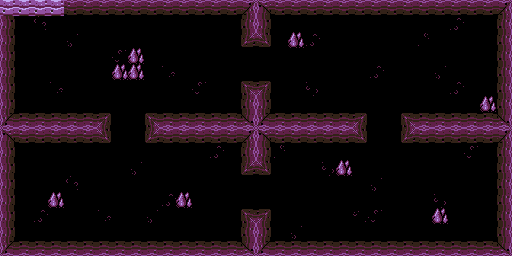

Below is a game level as drawn by its tile map, then a one-line description and the .tmx file that defines it, in full:
An orthogonal 32x16 tile map with 16x16 px tiles, 2 tile layers (floor, walls).

<map version="1.2" tiledversion="1.3.4" orientation="orthogonal" renderorder="right-down" width="32" height="16" tilewidth="16" tileheight="16" infinite="0" nextlayerid="3" nextobjectid="1">
 <editorsettings>
  <export target="dungeon.json" format="json" />
 </editorsettings>
 <tileset firstgid="1" source="tilesets/tileset_Wastelandsv2.tsx" />
 <layer id="1" name="floor" width="32" height="16">
  <data encoding="csv">
0,0,0,0,0,0,0,0,0,0,0,0,0,0,0,0,0,0,0,0,0,0,0,0,0,0,0,0,0,0,0,0,
0,0,1610612815,0,0,0,0,0,0,0,0,0,0,0,0,0,0,0,0,0,0,0,0,0,0,0,0,0,79,0,0,0,
0,0,0,0,1610612798,0,0,0,0,0,0,0,0,0,0,0,0,0,0,79,0,0,0,0,0,0,2684354622,0,0,0,0,0,
0,0,0,0,0,0,0,3221225551,0,0,0,0,0,0,0,0,0,0,0,0,0,0,0,0,0,0,0,0,0,0,0,0,
0,0,0,0,0,0,0,0,0,0,3221225534,0,0,0,0,0,0,0,0,0,0,0,0,79,0,0,0,1610612798,0,0,0,0,
0,0,0,3221225534,0,0,0,0,0,0,0,0,3221225551,0,0,0,0,0,0,2684354639,0,0,0,0,0,0,0,0,79,0,0,0,
0,0,0,0,0,0,0,0,0,0,0,0,0,0,0,0,0,0,0,0,0,0,0,0,0,0,0,0,0,0,0,0,
0,0,0,0,0,0,0,0,0,0,0,0,0,0,0,0,0,0,0,0,0,0,0,0,0,0,0,0,0,0,0,0,
0,0,0,0,0,0,0,0,0,0,0,0,0,0,0,0,0,0,0,0,0,0,0,0,0,0,0,0,0,0,0,0,
0,0,0,0,0,0,0,0,0,0,0,0,0,79,0,0,0,2684354622,0,0,0,0,0,0,0,0,0,0,0,3221225551,0,0,
0,0,0,0,0,0,0,0,1610612798,0,0,0,0,0,0,0,0,0,0,0,2684354639,0,0,0,0,0,0,0,0,0,0,0,
0,0,0,0,1610612815,0,0,0,0,0,0,0,0,0,0,0,0,0,0,0,0,0,0,1610612798,0,0,0,0,0,0,0,0,
0,0,0,0,0,0,0,0,0,0,79,0,0,0,0,0,0,0,0,0,0,0,0,0,0,0,0,2684354639,0,0,0,0,
0,0,79,0,0,0,3221225534,0,0,1610612798,0,0,0,0,0,0,0,0,0,0,0,0,62,3221225551,0,0,0,0,0,0,0,0,
0,0,0,0,0,0,0,0,0,0,0,0,0,0,0,0,0,0,1610612798,0,0,0,0,0,0,0,0,0,0,0,0,0,
0,0,0,0,0,0,0,0,0,0,0,0,0,0,0,0,0,0,0,0,0,0,0,0,0,0,0,0,0,0,0,0
</data>
 </layer>
 <layer id="2" name="walls" width="32" height="16">
  <properties>
   <property name="collision" type="bool" value="true" />
  </properties>
  <data encoding="csv">
1,1,1,1,97,97,97,97,97,97,97,97,97,97,97,1610612834,3221225570,97,97,97,97,97,97,97,97,97,97,97,97,97,97,1610612834,
1610612833,0,0,0,0,0,0,0,0,0,0,0,0,0,0,2684354657,1610612833,0,0,0,0,0,0,0,0,0,0,0,0,0,0,2684354657,
1610612833,0,0,0,0,0,0,0,0,0,0,0,0,0,0,96,1610612832,0,11,0,0,0,0,0,0,0,0,0,0,0,0,2684354657,
1610612833,0,0,0,0,0,0,0,11,0,0,0,0,0,0,0,0,0,0,0,0,0,0,0,0,0,0,0,0,0,0,2684354657,
1610612833,0,0,0,0,0,0,11,11,0,0,0,0,0,0,0,0,0,0,0,0,0,0,0,0,0,0,0,0,0,0,2684354657,
1610612833,0,0,0,0,0,0,0,0,0,0,0,0,0,0,2684354656,3221225568,0,0,0,0,0,0,0,0,0,0,0,0,0,0,2684354657,
1610612833,0,0,0,0,0,0,0,0,0,0,0,0,0,0,2684354657,1610612833,0,0,0,0,0,0,0,0,0,0,0,0,0,11,2684354657,
2684354658,3221225569,3221225569,3221225569,3221225569,3221225569,3221225568,0,0,2684354656,3221225569,3221225569,3221225569,3221225569,3221225569,98,2684354658,3221225569,3221225569,3221225569,3221225569,3221225569,3221225568,0,0,2684354656,3221225569,3221225569,3221225569,3221225569,3221225569,98,
3221225570,97,97,97,97,97,1610612832,0,0,96,97,97,97,97,97,1610612834,3221225570,97,97,97,97,97,1610612832,0,0,96,97,97,97,97,97,1610612834,
1610612833,0,0,0,0,0,0,0,0,0,0,0,0,0,0,2684354657,1610612833,0,0,0,0,0,0,0,0,0,0,0,0,0,0,2684354657,
1610612833,0,0,0,0,0,0,0,0,0,0,0,0,0,0,96,1610612832,0,0,0,0,11,0,0,0,0,0,0,0,0,0,2684354657,
1610612833,0,0,0,0,0,0,0,0,0,0,0,0,0,0,0,0,0,0,0,0,0,0,0,0,0,0,0,0,0,0,2684354657,
1610612833,0,0,11,0,0,0,0,0,0,0,11,0,0,0,0,0,0,0,0,0,0,0,0,0,0,0,0,0,0,0,2684354657,
1610612833,0,0,0,0,0,0,0,0,0,0,0,0,0,0,2684354656,3221225568,0,0,0,0,0,0,0,0,0,0,11,0,0,0,2684354657,
1610612833,0,0,0,0,0,0,0,0,0,0,0,0,0,0,2684354657,1610612833,0,0,0,0,0,0,0,0,0,0,0,0,0,0,2684354657,
2684354658,3221225569,3221225569,3221225569,3221225569,3221225569,3221225569,3221225569,3221225569,3221225569,3221225569,3221225569,3221225569,3221225569,3221225569,98,2684354658,3221225569,3221225569,3221225569,3221225569,3221225569,3221225569,3221225569,3221225569,3221225569,3221225569,3221225569,3221225569,3221225569,3221225569,98
</data>
 </layer>
</map>